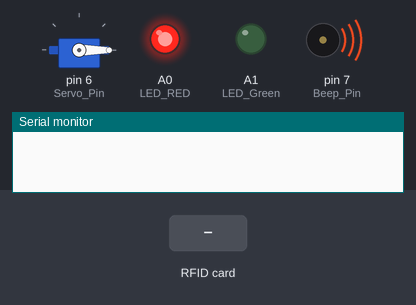
Simulated run of this sketch. Board: Arduino Uno, built with avr-gcc and run on an emulated ATmega328P. On the bench: servo, output pins drawn as LEDs (lit = HIGH), buzzer (waves = sounding, pin HIGH), the last lines printed to the serial monitor. The test bench sets the inputs (shaded band). Pins used as bus, display or sensor lines are not drawn.

Above: at 1.2 s.
1.3 s: RFID card 07 53 1B 26 held to the reader
At 2.9 s:
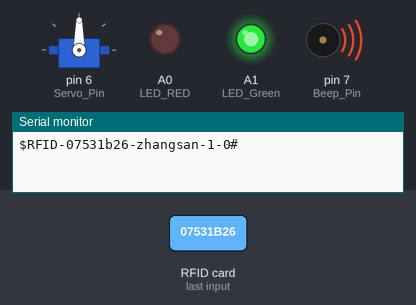
4.3 s: RFID card 5E 7A 19 C4 held to the reader
At 5.4 s:
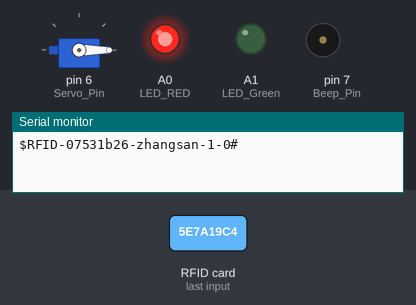
8.8 s: RFID card 8F 3D 03 29 held to the reader
At 8.97 s:
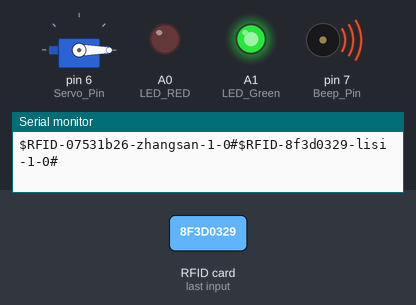
Timing chart, 0 to 12.8 s (numbered marks = the images above; inputs shaded):
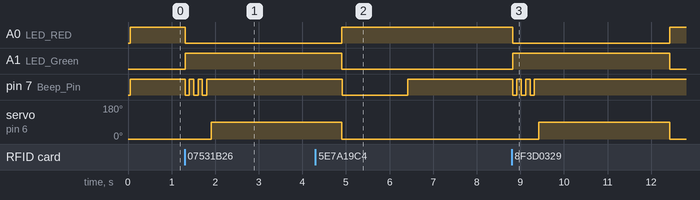

The sketch:

ReadAndWrite.ino
```cpp
// (licence header left out)
/**
 * Typical pin layout used:
 * -----------------------------------------------------------------------------------------
 *             MFRC522      Arduino       Arduino   Arduino    Arduino          Arduino
 *             Reader/PCD   Uno           Mega      Nano v3    Leonardo/Micro   Pro Micro
 * Signal      Pin          Pin           Pin       Pin        Pin              Pin
 * -----------------------------------------------------------------------------------------
 * RST/Reset   RST          9             5         D9         RESET/ICSP-5     RST
 * SPI SS      SDA(SS)      10            53        D10        10               10
 * SPI MOSI    MOSI         11 / ICSP-4   51        D11        ICSP-4           16
 * SPI MISO    MISO         12 / ICSP-1   50        D12        ICSP-1           14
 * SPI SCK     SCK          13 / ICSP-3   52        D13        ICSP-3           15
 *
 */

#include <SPI.h>      //RFID库文件
#include <MFRC522.h>  //RFID库文件
#include <Servo.h>    //Arduino IDE自带的舵机库文件

/*需要修改的地方, 这里卡号改成你读取到，并赋值你想要的名字, 也可以增加多张卡,根据单片机的容量而定*/
String CardInfo[4][2] = {
  { "07531b26", "zhangsan" },
  { "8f3d0329", "lisi" },
  { "ab8058a3", "chuanglebo" },
  { "a075f1a2", "xiaojie" },
};
int MaxNum = 4;  //这里存储最大的卡信息数与上面数组保持一致.


#define Servo_Pin 6   //模拟开门
#define Beep_Pin 7    //蜂鸣器成功提示
#define LED_RED A0    //红灯
#define LED_Green A1  //绿灯

#define RST_PIN 9  // RFID 的RST引脚
#define SS_PIN 10  // RFID 的SDA(SS)引脚

MFRC522 mfrc522(SS_PIN, RST_PIN);  // Create MFRC522 instance.

MFRC522::MIFARE_Key key;

Servo myservo;                  //定义舵机对象myservo
boolean g_boolSuccess = false;  //刷卡成功标识
/*通信协议*/
int incomingByte = 0;             // 接收到的 data byte
String inputString = "";          // 用来储存接收到的内容
boolean newLineReceived = false;  // 前一次数据结束标志
boolean startBit = false;         //协议开始标志
String returntemp = "";           //存储返回值
/**
* Function       Beep_Success
* @author        jeiker
* @date          2024.06.04
* @brief         刷卡成功铃声
* @param[in]     void
* @retval        void
* @par History   无
*/
void Beep_Success()  //刷卡成功铃声
{
  for (int i = 0; i < 3; i++)  //鸣叫三次
  {
    digitalWrite(Beep_Pin, LOW);   //打开蜂鸣器
    delay(100);                    //延时100
    digitalWrite(Beep_Pin, HIGH);  //关闭蜂鸣器
    delay(100);                    //延时100
  }
}
/**
* Function       Beep_Fail
* @author        jeiker
* @date          2024.06.04
* @brief         刷卡失败铃声
* @param[in]     void
* @retval        void
* @par History   无
*/
void Beep_Fail()  //刷卡失败铃声
{

  digitalWrite(Beep_Pin, LOW);   //打开蜂鸣器
  delay(1500);                   //延时1500
  digitalWrite(Beep_Pin, HIGH);  //关闭蜂鸣器
}
/**
* Function       setup
* @author        jeiker
* @date          2024.06.04
* @brief         初始化配置
* @param[in]     void
* @retval        void
* @par History   无
*/


void setup() {
  Serial.begin(9600);          //波特率9600 （Wifi通讯设定波特率）
  pinMode(Servo_Pin, OUTPUT);  //初始化舵机为输出模式
  pinMode(Beep_Pin, OUTPUT);   //初始化蜂鸣器为输出模式
  pinMode(LED_RED, OUTPUT);    //初始化LED为输出模式
  pinMode(LED_Green, OUTPUT);  //初始化LED为输出模式

  while (!Serial)
    ;                            //如果没有打开串行端口，就什么也不做(添加基于ATMEGA32U4的Arduinos)
  SPI.begin();                   //初始化SPI
  mfrc522.PCD_Init();            //初始化 MFRC522
  myservo.attach(Servo_Pin);     //设置舵机控制引脚为3
  myservo.write(0);              //初始化舵机位置0
  digitalWrite(Beep_Pin, HIGH);  //关闭蜂鸣器
  digitalWrite(LED_RED, HIGH);   //打开红LED
  digitalWrite(LED_Green, LOW);  //关闭绿LED
}

/**
* Function       loop
* @author        jeiker
* @date          2024.06.04
* @brief         按照接收的数据根据协议完成开门
* @param[in]     void
* @retval        void
* @par History   无
*/
void loop() {
  while (newLineReceived) {
    //  Serial.println(inputString); //返回协议数据包
    if (inputString.indexOf("RFID") == -1)  //如果要检索的字符串值“RFID”没有出现
    {
      returntemp = "$RFID-2#";   //返回不匹配
      Serial.print(returntemp);  //返回协议数据包
      inputString = "";          // clear the string
      newLineReceived = false;
      break;
    }

    if (inputString[12] == '1')  //远程开门
    {
      digitalWrite(LED_RED, LOW);     //关闭红LED
      digitalWrite(LED_Green, HIGH);  //打开绿LED
      Beep_Success();                 //刷卡成功铃声
      myservo.write(90);              //舵机旋转至90度
      delay(3000);                    //延时3000
      myservo.write(0);               //舵机旋转至90度
      digitalWrite(LED_RED, HIGH);    //打开红LED
      digitalWrite(LED_Green, LOW);   //关闭绿LED
    }
    if (inputString[12] == '2')  //远程关门
    {
      digitalWrite(LED_RED, LOW);     //关闭红LED
      digitalWrite(LED_Green, HIGH);  //打开绿LED
      Beep_Success();                 //刷卡成功铃声
      myservo.write(0);               //舵机旋转至0度
      delay(3000);                    //延时3000
      myservo.write(90);              //舵机旋转至90度
      digitalWrite(LED_RED, HIGH);    //打开红LED
      digitalWrite(LED_Green, LOW);   //关闭绿LED
    }
    //  returntemp = "$RFID-0#";  //返回匹配成功
    //    Serial.print(returntemp); //返回协议数据包
    inputString = "";  // clear the string
    newLineReceived = false;
  }
  /* 寻找新的卡片*/
  if (!mfrc522.PICC_IsNewCardPresent())
    return;
  /* 选择一张卡片*/
  if (!mfrc522.PICC_ReadCardSerial())
    return;
  /* 显示PICC的信息，将卡的信息写入temp */
  String temp, str;  //定义字符串temp,str
  for (byte i = 0; i < mfrc522.uid.size; i++) {
    str = String(mfrc522.uid.uidByte[i], HEX);  // 将数据转换成16进制的字符
    if (str.length() == 1)                      //保证str的长度有两位
    {
      str = "0" + str;
    }
    temp += str;  //将字符str放入temp
  }
  //   Serial.print("Card:" + temp + "\n");  //这里打开可以查看实际的卡，方便填写数组
  /* 将temp的信息与存储的卡信息库CardInfo[4][2]进行比对*/
  for (int i = 0; i < MaxNum; i++) {
    if (CardInfo[i][0] == temp)  //如果在CardInfo[i][0]中比对到卡片的信息
    {
      //Serial.print(CardInfo[i][1] + " Open door!\n");
      Serial.print("$RFID-" + CardInfo[i][0] + "-" + CardInfo[i][1] + "-1-0#");  //将卡的信息打印到串口
      g_boolSuccess = true;                                                      //刷卡成功标识
    }
  }
  if (g_boolSuccess == true)  //如果刷卡成功
  {
    digitalWrite(LED_RED, LOW);     //红灯灭
    digitalWrite(LED_Green, HIGH);  //绿灯亮
    Beep_Success();                 //刷卡成功铃声
    myservo.write(90);              //舵机旋转至90度
    delay(3000);                    // 延时3000ms
    myservo.write(0);               //舵机旋转至0度
  } else                            //刷卡失败
  {
    Beep_Fail();                 //刷卡失败铃声
    digitalWrite(LED_RED, LOW);  //红灯灭
  }
  digitalWrite(LED_RED, HIGH);   //红灯亮
  digitalWrite(LED_Green, LOW);  //绿灯灭
  g_boolSuccess = false;         //刷卡失败标识
  mfrc522.PICC_HaltA();          //停止读写
  mfrc522.PCD_StopCrypto1();     //停止向PCD加密
}

/**
* Function       serialEvent
* @author        jeiker
* @date          2024.06.04
* @brief         串口接收中断
* @param[in]     void
* @retval        void
* @par History   无
*/
void serialEvent() {
  while (Serial.available())  //如果串口接收到数据则进入循环
  {
    incomingByte = Serial.read();  //一个字节一个字节地读，下一句是读到的放入字符串数组中组成一个完成的数据包
    if (incomingByte == '$')       //如果到来的字节是'$'，开始读取
    {
      startBit = true;
    }
    if (startBit == true) {
      inputString += (char)incomingByte;  // 全双工串口可以不用在下面加延时，半双工则要加的//
    }
    if (incomingByte == '^') {
      newLineReceived = true;  //如果到来的字节是'#'，读取结束
      startBit = false;
    }
  }
}
```

Measured:
- after the input at 1.3 s, A0 (LED_RED): HIGH → LOW at once; A1 (LED_Green): LOW → HIGH at once; pin 7 (Beep_Pin): alternates HIGH for 0.10 s and LOW for 0.10 s, 6 changes in all, then stays HIGH, starting at once; servo on pin 6 (Servo_Pin): 0° → 90° after 0.61 s
- after the input at 4.3 s, pin 7 (Beep_Pin): HIGH → LOW after 0.61 s, → HIGH 1.5 s later
- after the input at 8.8 s, A0 (LED_RED): HIGH → LOW at once, → HIGH 3.6 s later; A1 (LED_Green): LOW → HIGH at once, → LOW 3.6 s later; pin 7 (Beep_Pin): alternates HIGH for 0.10 s and LOW for 0.10 s, 6 changes in all, then stays HIGH, starting at once; servo on pin 6 (Servo_Pin): 0° → 90° after 0.62 s, → 0° 3.0 s later
